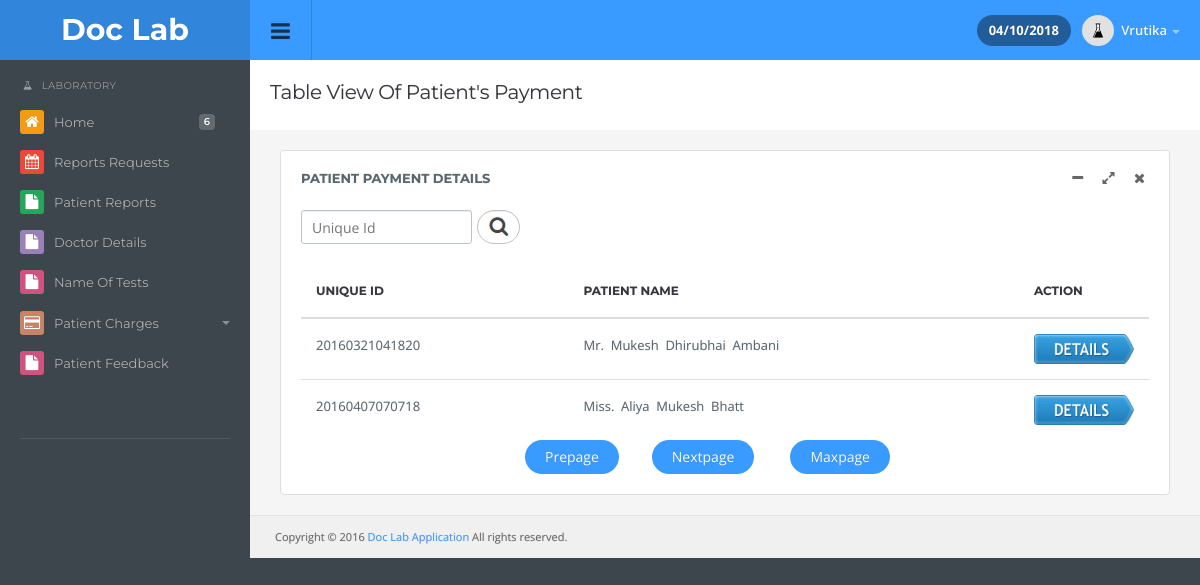
The page /doclab_application_main/lp_paid_payment.php (signed in) on the database its author committed.
### tables this page shows
CREATE TABLE IF NOT EXISTS `tbl_laboratory_invoice` (
  `l_invoice_id` int(11) NOT NULL AUTO_INCREMENT,
  `appointment_id` int(11) DEFAULT NULL,
  `lab_id` int(11) DEFAULT NULL,
  `med_test_name` varchar(100) NOT NULL,
  `l_invoice_date` date NOT NULL,
  `l_invoice_time` time NOT NULL,
  `l_invoice_status` int(11) NOT NULL,
  PRIMARY KEY (`l_invoice_id`)
);

CREATE TABLE IF NOT EXISTS `tbl_appointment` (
  `appointment_id` int(11) NOT NULL AUTO_INCREMENT,
  `appo_unique_id` varchar(555) NOT NULL,
  `sym_id` int(11) NOT NULL,
  `fos_id` int(20) DEFAULT NULL,
  `doc_id` int(11) NOT NULL,
  `pat_id` int(11) NOT NULL,
  `member_id` int(11) NOT NULL,
  `appointment_date` varchar(55) NOT NULL,
  `appointment_time` varchar(100) NOT NULL,
  `appointment_specification` text NOT NULL,
  `appointment_status` int(11) NOT NULL,
  PRIMARY KEY (`appointment_id`)
);

CREATE TABLE IF NOT EXISTS `tbl_patient` (
  `pat_id` int(11) NOT NULL AUTO_INCREMENT,
  `unique_id` varchar(555) NOT NULL,
  `pat_salutation` varchar(10) NOT NULL,
  `pat_first_name` varchar(20) NOT NULL,
  `pat_middle_name` varchar(20) NOT NULL,
  `pat_last_name` varchar(20) NOT NULL,
  `pat_age` int(11) NOT NULL,
  `pat_gender` varchar(10) NOT NULL,
  `pat_address` text NOT NULL,
  `pat_state` varchar(50) NOT NULL,
  `pat_city` varchar(50) NOT NULL,
  `pat_pincode` varchar(8) NOT NULL,
  `pat_mobile_number` varchar(10) NOT NULL,
  `pat_email_id` varchar(50) NOT NULL,
  `pat_occupation` varchar(20) NOT NULL,
  `pat_blood_group` varchar(10) NOT NULL,
  `pat_details` text NOT NULL,
  `pat_password` varchar(20) NOT NULL,
  `pat_confirm_password` varchar(20) NOT NULL,
  `pat_registration_date` date NOT NULL,
  `pat_status` int(11) NOT NULL,
  PRIMARY KEY (`pat_id`)
);

CREATE TABLE IF NOT EXISTS `tbl_patient_member` (
  `member_id` int(11) NOT NULL AUTO_INCREMENT,
  `pat_id` int(11) DEFAULT NULL,
  `member_unique_id` varchar(555) NOT NULL,
  `member_salutation` varchar(10) NOT NULL,
  `member_first_name` varchar(40) NOT NULL,
  `member_middle_name` varchar(30) NOT NULL,
  `member_last_name` varchar(30) NOT NULL,
  `member_age` int(11) NOT NULL,
  `member_gender` varchar(10) DEFAULT NULL,
  `member_blood_group` varchar(10) NOT NULL,
  `member_mobile_number` varchar(10) NOT NULL,
  `member_email_id` varchar(40) NOT NULL,
  `member_status` int(11) NOT NULL,
  PRIMARY KEY (`member_id`)
);

### doclab_application_main/lp_paid_payment.php (the view, shortened to what this page needs)
<!DOCTYPE html>
<html lang="en">
  <head>
  <link rel="stylesheet" type="text/css" href="css/custom1.css" />
</head>
</html>
<?php
include("header_laboratory.php");
include("sidebar_laboratory.php");
?>
<?php
$noofrecords=10;
$select="select * from  tbl_laboratory_invoice c1 , tbl_appointment c2 where c1.lab_id='$_SESSION[lab_id]' and c1.l_invoice_status=1 and c1.appointment_id=c2.appointment_id  group by c2.appo_unique_id";
$query=mysql_query($select);
$row=mysql_num_rows($query);
$maxpage=ceil($row/$noofrecords);
if(isset($_GET['page']))
{
$page=$_GET['page'];
$prepage=$page-1;
$nextpage=$page+1;
if($page<1)
{
$page=1;
}
if($prepage<1)
{
$prepage=1;
}
if($nextpage>$maxpage)
{
$nextpage=$maxpage;
$prepage=$maxpage-1;
}
}
else
{
$page=1;
$prepage=1;
$nextpage=2;
}
$limit_page=$page-1;
$limit=" LIMIT ".$noofrecords*$limit_page.','.$noofrecords;
?>
<div class="content">
  <div class="page-header">
    <h1 class="title">Table View Of Patient's Payment</h1>
  </div>
<div class="panel panel-default">
        <div class="panel-title">
          Patient Payment Details
        <ul class="panel-tools">
            <li><a class="icon minimise-tool"><i class="fa fa-minus"></i></a></li>
            <li><a class="icon expand-tool"><i class="fa fa-expand"></i></a></li>
            <li><a class="icon closed-tool"><i class="fa fa-times"></i></a></li>
          </ul>
        </div>
		<form method="post">
		<div class="div1"><input type="text" name="txt_search" placeholder="Unique Id" /></div>
		<input type="submit" name="btn_search" value="&nbsp;&nbsp;&nbsp;&nbsp;&nbsp;&nbsp;&nbsp;" class="search_button" title="Search"/>
		</form>
		<br />
		 <div class="panel-body table-responsive">
            <table id="example0" class="table display">
                <thead>
                    <tr>
                        <th>Unique Id</th>
						<th>Patient Name</th>
                        <th>Action</th>
                    </tr>
                </thead>
             	<tbody>
				<?php
				if($_POST['btn_search'])
				{
				$search=$_POST['txt_search'];
				$select_search="select * from  tbl_laboratory_invoice c1 , tbl_appointment c2 where c1.lab_id='$_SESSION[lab_id]' and c1.appointment_id=c2.appointment_id and c1.l_invoice_status=1 and c2.appo_unique_id like '%$search%' group by c2.appo_unique_id";
				$query=mysql_query($select_search);
				}
				else
				{
				$select="select * from  tbl_laboratory_invoice c1 , tbl_appointment c2 where c1.lab_id='$_SESSION[lab_id]' and c1.l_invoice_status=1 and c1.appointment_id=c2.appointment_id  group by c2.appo_unique_id".$limit;
				$query=mysql_query($select);
				}
				while($row=mysql_fetch_array($query))
				{
				?>
			    <tr>
                        <td><?php echo $row['appo_unique_id']; ?></td>
						<td> <?php
				if($row['member_id']==0)
				{
				$sel="select * from  tbl_patient where unique_id='$row[appo_unique_id]'";
				$qu=mysql_query($sel);
				$r=mysql_fetch_array($qu);
				?>
				 <?php echo $r['pat_salutation']; ?>&nbsp;&nbsp;<?php echo ucfirst($r['pat_first_name']); ?>&nbsp;&nbsp;<?php echo ucfirst($r['pat_middle_name']); ?>&nbsp;&nbsp;<?php echo ucfirst($r['pat_last_name']); ?>	<?php
				}
				else
				{
				$sel="select * from  tbl_patient_member where member_unique_id='$row[appo_unique_id]'";
				$qu=mysql_query($sel);
				$rr=mysql_fetch_array($qu);
				?>
				 <?php echo $rr['member_salutation']; ?>&nbsp;&nbsp;<?php echo ucfirst($rr['member_first_name']); ?>&nbsp;&nbsp;<?php echo ucfirst($rr['member_middle_name']); ?>&nbsp;&nbsp;<?php echo ucfirst($rr['member_last_name']); ?>
				<?php
				}
				?></td>
						<td style="width:20px;"><a href="lp_invoice1.php?appo_unique_id=<?php echo $row['appo_unique_id']; ?>"><img src="img/detail1.jpg"  align="middle"width="100px" height="30px" title="View"/></a></td>
				</tr>
				<?php
				}
				?>
                </tbody>
            </table>
			<table  align="center" style= "width:400px">
				<tr>
					<td><a href="lp_paid_payment.php?page=<?php echo $prepage; ?>" class="btn btn-rounded btn-default">Prepage</a></td>
					<td><a href="lp_paid_payment.php?page=<?php echo $nextpage; ?>" class="btn btn-rounded btn-default">Nextpage</a></td>
					<td><a href="lp_paid_payment.php?page=<?php echo $maxpage; ?>" class="btn btn-rounded btn-default">Maxpage</a></td>
				</tr>
			</table>
		</div>
        </div>
<div class="row footer">
  <div class="col-md-6 text-left">
  Copyright &copy; 2016 <a href="index.php" target="_blank">Doc Lab Application</a> All rights reserved.
  </div>
  <div class="col-md-6 text-right">
  </div>
</div>
</div>
<?php
include("footer.php");
?>

### doclab_application_main/css/custom1.css (style rules this page uses)
.div1 { float:left; }
.search_button { background-image:url(../img/search.png); background-repeat:no-repeat; background-position:center; border-radius:999px; margin-left:5px; }

### doclab_application_main/css/style.css (style rules this page uses)
body { background: #3d464d; color: #58666e; margin: 0; line-height: 1.7em; font-size: 13px; font-family: 'Open Sans', sans-serif; outline: 0; text-Shadow: 0 0 1px rgba(0, 0, 0, 0.2); }
a { color: #399bff; text-decoration: none; }
.col-xs-1, .col-sm-1, .col-md-1, .col-lg-1, .col-xs-2, .col-sm-2, .col-md-2, .col-lg-2, .col-xs-3, .col-sm-3, .col-md-3, .col-lg-3, .col-xs-4, .col-sm-4, .col-md-4, .col-lg-4, .col-xs-5, .col-sm-5, .col-md-5, .col-lg-5, .col-xs-6, .col-sm-6, .col-md-6, .col-lg-6, .col-xs-7, .col-sm-7, .col-md-7, .col-lg-7, .col-xs-8, .col-sm-8, .col-md-8, .col-lg-8, .col-xs-9, .col-sm-9, .col-md-9, .col-lg-9, .col-xs-10, .col-sm-10, .col-md-10, .col-lg-10, .col-xs-11, .col-sm-11, .col-md-11, .col-lg-11, .col-xs-12, .col-sm-12, .col-md-12, .col-lg-12 { padding-right: 15px; padding-left: 15px; }
.row { margin-right: -15px; margin-left: -15px; }
.content { padding-left: 30px; padding-right: 30px; padding-top: 80px; margin-left: 250px; background: #f5f5f5; }
.footer { border-top: 1px solid #e2e2e2; margin-left: -30px; margin-right: -30px; margin-bottom: 0; padding: 10px; font-size: 11px; color: #666; background: rgba(0, 0, 0, 0.02); }
.footer .col-md-6 { margin-bottom: 0; }
.page-header { background: #fff; margin: -20px -30px 20px -30px; padding: 20px; border-bottom: none; position: relative; }
.page-header .title { padding: 0; margin: 0; font-family: 'Montserrat', sans-serif; font-size: 20px; line-height: normal; font-weight: normal; color: #37363e; padding-bottom: 6px; }
a:focus, input, input[type="file"]:focus, input[type="radio"]:focus, input[type="checkbox"]:focus, .btn:focus, .btn:active:focus, .btn.active:focus, .btn.focus, .btn:active.focus, .btn.active.focus { outline: 0px; }
h1, h2, h3, h4, h5, h6, .h1, .h2, .h3, .h4, .h5, .h6 { font-family: inherit; font-weight: 400; line-height: 1.6; color: #37363e; }
h1, .h1, h2, .h2, h3, .h3 { margin-top: 20px; margin-bottom: 10px; letter-spacing: -0.02em; }
h1, .h1 { font-size: 2.25em; }
.btn { font-size: 14px; padding: 7px 20px 7px 20px; border: none; background: #e4e4e4; color: inherit; border-radius: 3px; }
.btn-rounded { border-radius: 999px; }
.btn-default { background-color: #399bff; color: #fff; }
input, select { height: 34px; border-radius: 3px; padding-left: 10px; font-size: 14px; background: #fff; border: 1px solid #BDC4C9; box-shadow: inset 0px 1px 0px #F1F0F1; }
.panel { box-shadow: none; border: 1px solid #e5e5e5; background: #fff; padding: 20px; margin-bottom: 20px; position: relative; }
.panel-title { font-family: 'Montserrat', sans-serif; color: #58666e; font-size: 13px; font-weight: bold; text-transform: uppercase; padding: 16px 20px; margin: -20px; background: #fff; margin-bottom: 5px; border-bottom: none; border-top-left-radius: 3px; border-top-right-radius: 3px; }
.panel-body, .panel-heading { padding: 0; color: inherit; background-color: transparent; border-color: none; }
.panel-default { border-color: #ddd; }
.panel-tools { font-family: 'Open Sans', sans-serif; position: absolute; right: 16px; top: 13px; text-transform: none; font-weight: 600; font-size: inherit; z-index: 1; }
.panel-tools li { display: inline-block; }
.panel-tools a { padding: 3px 8px; display: block; color: inherit; border-radius: 3px; }
.panel-tools .icon { font-size: 14px; color: rgba(0, 0, 0, 0.5); border-radius: 3px; cursor: pointer; }
.table { margin: 0; }
thead { font-weight: 600; font-family: 'Montserrat', sans-serif; text-transform: uppercase; font-size: 12px; color: #37363e; }
table td { display: table-cell; vertical-align: middle; }
.table > thead > tr > th, .table > tbody > tr > th, .table > tfoot > tr > th, .table > thead > tr > td, .table > tbody > tr > td, .table > tfoot > tr > td { padding: 15px; line-height: 1.7; }

### rows shown on the page
tbl_laboratory_invoice: appointment.appo_unique_id "20160321041820", tbl_patient.pat_salutation "Mr.", tbl_patient.pat_first_name "Mukesh", tbl_patient.pat_middle_name "Dhirubhai", tbl_patient.pat_last_name "Ambani"
tbl_laboratory_invoice: appointment.appo_unique_id "20160407070718", tbl_patient_member.member_salutation "Miss.", tbl_patient_member.member_first_name "Aliya", tbl_patient_member.member_middle_name "Mukesh", tbl_patient_member.member_last_name "Bhatt"

### other values the page prints
date(d) "04"
date(m) "10"
date(Y) "2018"
$_SESSION['firstname'] "Vrutika"
